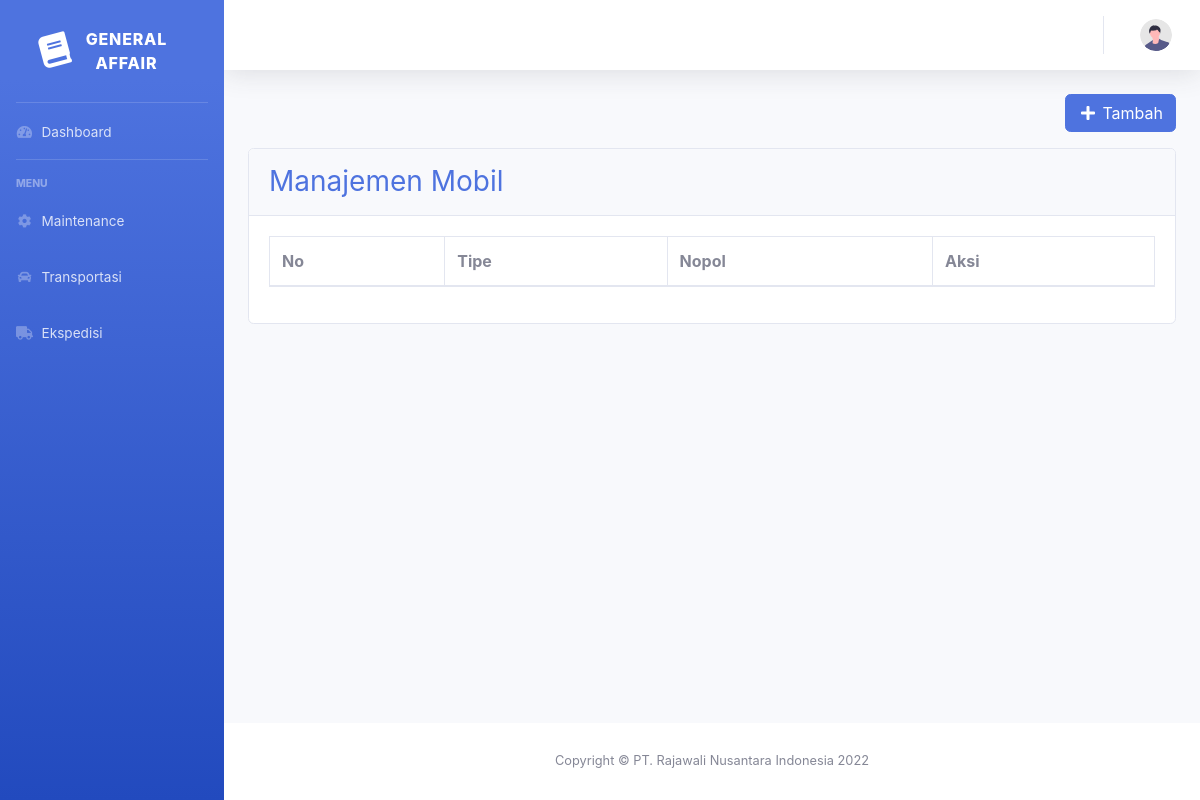
The app's page /index.php/admin/mMobil, older data.
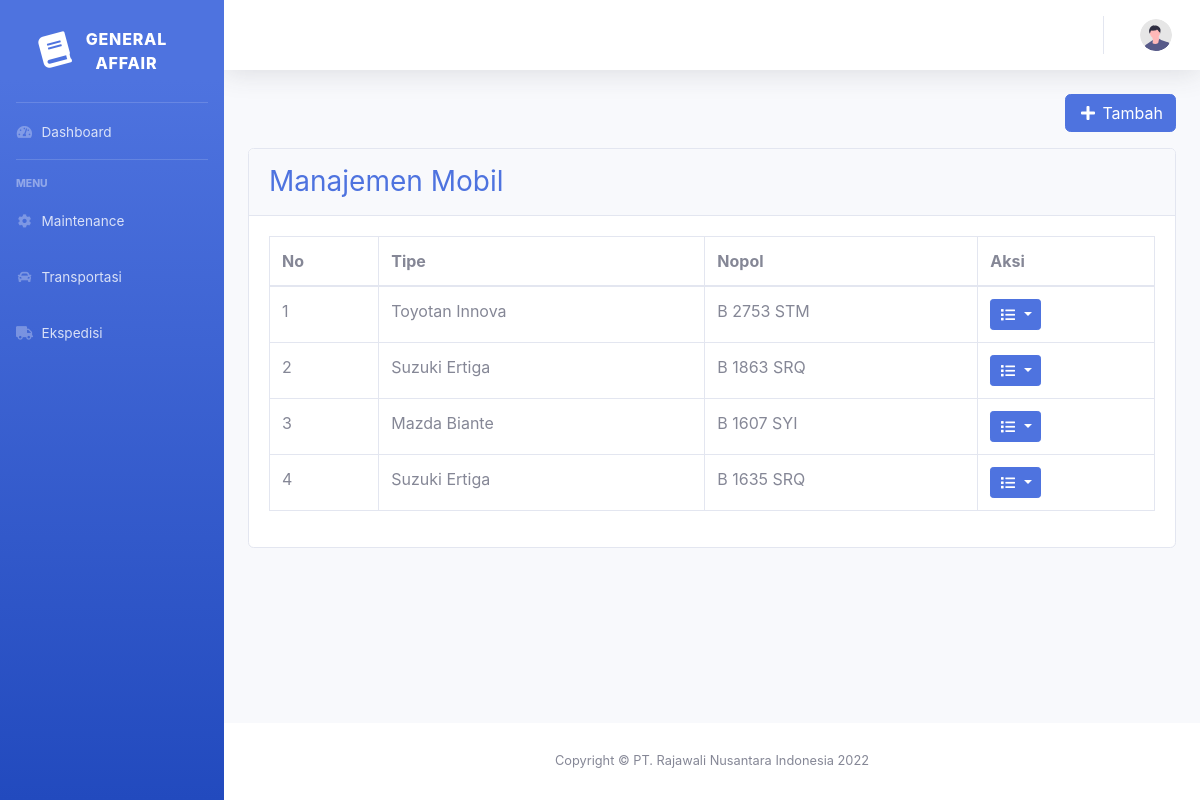
The same page, newer data.
### tables this page shows
CREATE TABLE `mobil` (
  `id` int(11) NOT NULL,
  `jenis` varchar(100) NOT NULL,
  `nopol` char(20) NOT NULL
);

### application/controllers/Admin.php (called while the page is built, shortened)
<?php
class Admin extends CI_Controller
{
    var $role_id, $role;
    public function __construct()
    {
        $this->load->model('Maintenance_model');
        $this->load->model('Ekspedisi_model');
        $this->load->model('Approval_model');
        $this->load->model('User_model');
        $this->load->model('Transportasi_model');
        $this->load->model('Mobil_model');
        $this->role_id = $this->session->userdata('role_id');
    }
    public function mMobil()
    {
        $data['title'] = "Manajemen Mobil";
        $data['role_id'] = $this->role_id;
        $data['data'] = $this->Mobil_model->select();
        $data['user'] = $this->db->get_where('user', ['nip' => $this->session->userdata('nip')])->row_array();
        $this->load->view('templates/header', $data);
        $this->load->view('templates/sidebar', $data);
        $this->load->view('templates/topbar', $data);
        $this->load->view('manajemen/mobil', $data);
        $this->load->view('templates/footer');
    }
}

### index.php (called while the page is built, shortened)
<?php
require_once BASEPATH.'core/CodeIgniter.php';

### application/models/Mobil_model.php (called while the page is built)
<?php
class Mobil_model extends CI_Model
{
    public function select()
    {
        return $this->db->get("mobil")->result_array();
    }
}

### application/views/manajemen/mobil.php (the view, shortened to what this page needs)
<div class="container-fluid">
    <div class="row">
        <div class="col">
            <div class="row">
                <div class="col-sm-4">
                </div>
                <div class="col my-auto">
                    <a class="float-right btn btn btn-primary mb-3" type="button" href="<?= base_url('admin/tambahMobil') ?>">
                    <i class="fas fa-fw fa-plus"></i> Tambah
                    </a>
                </div>
            </div>
            <div class="card mb-4">
                <div class="card-header py-3">
                    <h3 class="m-0 text-primary">Manajemen Mobil</h3>
                </div>
                <div class="card-body">
                    <div class="table-responsive">
                        <table class="table table-bordered" id="dataTable" width="100%" cellspacing="0">
                            <thead>
                                <tr>
                                    <th>No</th>
                                    <th>Tipe</th>
                                    <th>Nopol</th>
                                    <th>Aksi</th>
                                </tr>
                            </thead>
                            <tbody>
                                <?php
                                $no = 1;
                                foreach($data as $row){
                                ?>
                                <tr>
                                    <td><?= $no ?></td>
                                    <td><?= $row['jenis'] ?></td>
                                    <td><?= $row['nopol'] ?></td>
                                    <td>
                                        <div class="dropdown">
                                            <button class="btn btn-primary btn-sm dropdown-toggle" type="button" id="aksi" data-toggle="dropdown" aria-expanded="false">
                                                <i class="fas fa-fw fa-list"></i>
                                            </button>
                                        </div>
                                    </td>
                                </tr>
                                <?php
                                $no = $no + 1;
                                }
                                ?>
                            </tbody>
                        </table>
                    </div>
                </div>
            </div>
        </div>
    </div>
</div>
</div>

Row changes from the older to the newer data that the page shows:
added mobil: jenis "Toyotan Innova", nopol "B 2753 STM"
added mobil: jenis "Suzuki Ertiga", nopol "B 1863 SRQ"
added mobil: jenis "Mazda Biante", nopol "B 1607 SYI"
added mobil: jenis "Suzuki Ertiga", nopol "B 1635 SRQ"
